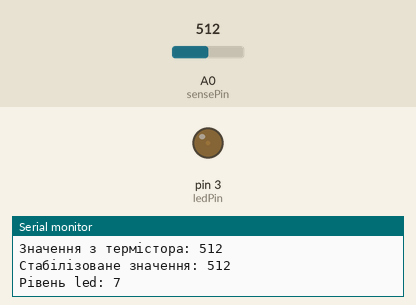
The sketch below on a simulated Arduino Uno, built with avr-gcc and run on an emulated ATmega328P. On the bench: output pins drawn as LEDs (lit = HIGH), the last lines printed to the serial monitor. Inputs (shaded band) come from the test bench; at power-on: A0 (sensePin) = 512.

Above: at 1.3 s.
1.4 s: A0 (sensePin) set to 716
At 2.9 s:
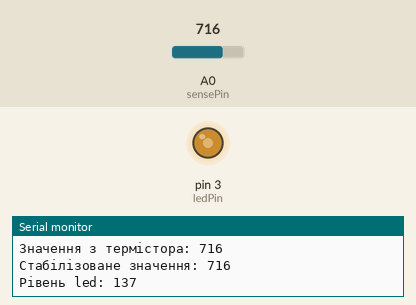
3.2 s: A0 (sensePin) set to 900
At 4.5 s:
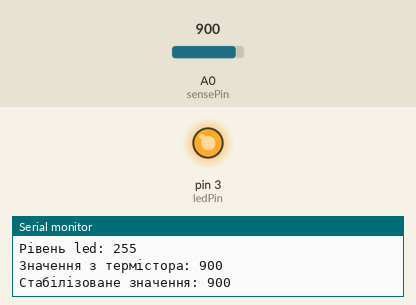
4.8 s: A0 (sensePin) set to 306
At 5.8 s:
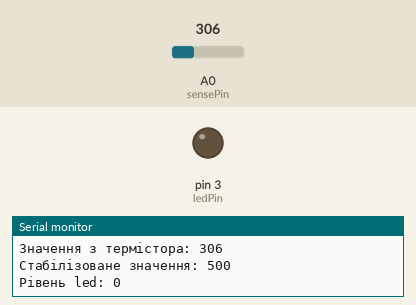
6.5 s: A0 (sensePin) set to 492
8.0 s: A0 (sensePin) set to 518
At 9.2 s:
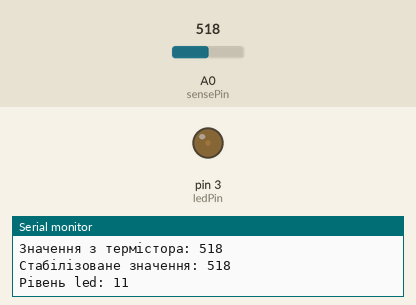
11.1 s: A0 (sensePin) set to 122
At 11.7 s:
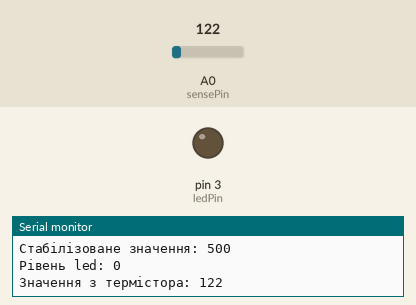
Timing chart, 0 to 13.6 s (numbered marks = the images above; inputs shaded):
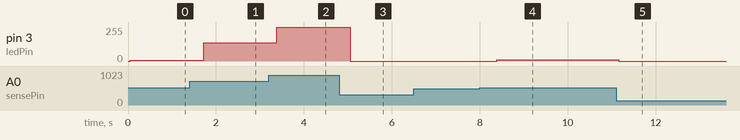

The sketch:

ThermoResistorWithLed.ino
```cpp
// асоціація змінної з номером піна. Змінна типу int.
// Пін, до якого підключено дільник
int sensePin = 0;
// Пін, до якого підключено світлодіод
int ledPin = 3;

void setup() {
    // налаштування режиму пінів
    pinMode(ledPin, OUTPUT);
    // налаштування дебаг
    Serial.begin(9600);
}

void loop() {
    // вичитуєм значення з аналогового піна
    // до якого підключений ткрморезистор
    int thermValue = analogRead(sensePin);
    Serial.print("Значення з термістора: ");
    Serial.println(thermValue);

    // приводимо значення в певний діапазон
    // все що виходить за межі відсікається
    int value = constrain(thermValue, 500, 900);
    Serial.print("Cтабілізоване значення: ");
    Serial.println(value);

    // адаптовуємо обрізаний діапазон
    // до значень напруги
    int ledLevel = map(value, 500, 900, 0, 255);
    Serial.print("Рівень led: ");
    Serial.println(ledLevel);
    analogWrite(ledPin, ledLevel);

    delay(500);
}
```

Measured:
- after the input at 1.4 s, pin 3 (ledPin): 7/255 → 137/255 after 0.32 s
- after the input at 3.2 s, pin 3 (ledPin): 137/255 → 255/255 after 0.19 s
- after the input at 4.8 s, pin 3 (ledPin): 255/255 → 0/255 after 0.26 s
- after the input at 8.0 s, pin 3 (ledPin): 0/255 → 11/255 after 0.38 s
- after the input at 11.1 s, pin 3 (ledPin): 11/255 → 0/255 after 0.06 s
